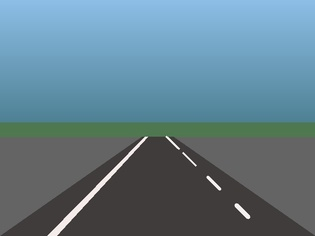
#> input picture lab6/assets/road.jpg, 315 x 236 px, shrunk from 640 x 480 before the run
$ python task6_lane_detection.py
#> lines starting #> are read from the running program, lines starting #| are printed output that depends on the picture; after the words box and inside, x2 and y2 are one past the last pixel; in counts of white or black regions, pixels touching at a corner belong together
"""
Task 6: Autonomous Vehicle Lane Detection Using Hough Line Transformation
========================================================================
Technique: Grayscale Conversion + Gaussian Blur + Canny Edge Detection +
           Trapezoidal Region-of-Interest (ROI) Mask + Probabilistic Hough Lines (HoughLinesP) +
           Slope Polarity Classification + Linear Regression Averaging & Extrapolation.

Problem Statement:
- Detect road lane markings (both continuous solid lines and intermittent dashed lines)
  from a vehicle's forward-facing dashboard camera.
- Accurately fit continuous lane boundaries to guide vehicle lateral control and lane-keeping assistance.

Parameters chosen and rationale:
- GaussianBlur(5, 5, sigma=0): Attenuates pavement grain and high-frequency asphalt noise.
- Canny(50, 150): Preserves high-contrast road-marking boundaries while suppressing subtle tarmac texture.
- Trapezoidal ROI Mask: Limits edge processing exclusively to the drivable surface in front of the vehicle,
  ignoring horizon, trees, clouds, oncoming traffic, and guardrails.
- HoughLinesP(threshold=25, minLineLength=25, maxLineGap=80):
  - threshold=25: Accumulator threshold to register collinear edge pixels.
  - minLineLength=25: Filters transient lane artifacts and small road debris.
  - maxLineGap=80: Bridges the physical gaps between dashed lane dashes into unified lane trajectories.
- Slope Polarity Classification (Left: m < 0, Right: m > 0):
  Due to the inverted y-axis convention (y increases downwards), the left lane heading towards
  the vanishing point has negative slope (dx > 0, dy < 0), while the right lane has positive slope.
"""

import cv2
import numpy as np
import matplotlib.pyplot as plt

def detect_lanes(img_path="assets/road.jpg",
                 output_path="task6_lane_output.png",
                 output_overlay_path="task6_lane_detected.png"):
#> called with img_path = 'assets/road.jpg', output_path = 'task6_lane_output.png', output_overlay_path = 'task6_lane_detected.png'
    img = cv2.imread(img_path)
#> img is the input picture: shape (236, 315, 3); mean B, G, R 137.4, 124.8, 97.3
    if img is None:
        raise FileNotFoundError(f"Cannot load image {img_path}")

    h, w = img.shape[:2]
#> h = 236; w = 315
    gray = cv2.cvtColor(img, cv2.COLOR_BGR2GRAY)
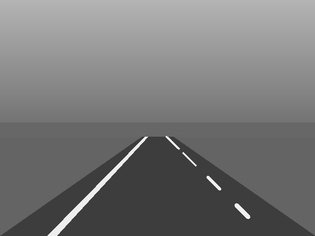
#> gray: shape (236, 315); min 41, max 255, mean 118

    # 1. Noise reduction & Canny edge detection
    blur = cv2.GaussianBlur(gray, (5, 5), 0)
    edges = cv2.Canny(blur, 50, 150)
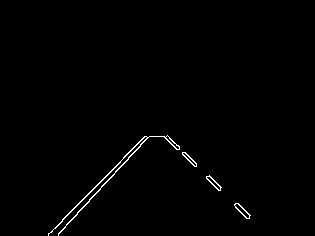
#> edges: shape (236, 315); 0.83% white in thin lines or dots, all inside (x1, y1, x2, y2) = (48, 135, 251, 236)

    # 2. Region of Interest (ROI) Mask (Trapezoid targeting ego-lane)
    roi_mask = np.zeros_like(edges)
    horizon_y = int(h * 0.58)
#> horizon_y = 136
    poly = np.array([
        [(int(w * 0.05), h),
         (int(w * 0.95), h),
         (int(w * 0.58), horizon_y),
         (int(w * 0.42), horizon_y)]
    ], np.int32)
    cv2.fillPoly(roi_mask, poly, 255)
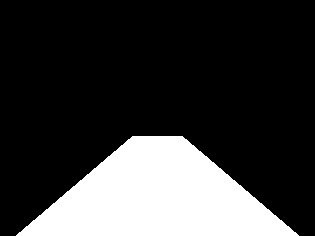
#> roi_mask: shape (236, 315); 22.5% white; 1 white region, box (x1, y1, x2, y2) and area: (16, 136, 299, 236) 16717
    masked_edges = cv2.bitwise_and(edges, roi_mask)
#> masked_edges: shape (236, 315); 0.83% white in thin lines or dots, all inside (x1, y1, x2, y2) = (48, 136, 251, 236)

    # 3. Probabilistic Hough Line Transform
    segs = cv2.HoughLinesP(masked_edges, 1, np.pi/180, threshold=25, minLineLength=25, maxLineGap=80)
#> segs = [[48, 234, 146, 136], [58, 233, 148, 137], [168, 136, 250, 215], [162, 136, 247, 218], [164, 136, 249, 218], [169, 138, 249, 215], [111, 170, 139, 142], [58, 234, 149, 136]]

    # Visualization of raw Hough segments
    hough_vis = cv2.cvtColor(masked_edges, cv2.COLOR_GRAY2BGR)
    left_lines = []
    right_lines = []

    if segs is not None:
        for x1, y1, x2, y2 in segs[:, 0]:
            cv2.line(hough_vis, (x1, y1), (x2, y2), (0, 255, 255), 2)
            if x1 == x2:
                continue
            slope = (y2 - y1) / float(x2 - x1)
            # Filter near-horizontal noise
            if abs(slope) < 0.35 or abs(slope) > 2.5:
                continue
            intercept = y1 - slope * x1
            if slope < 0:
                left_lines.append((slope, intercept))
            else:
                right_lines.append((slope, intercept))
#> this loop made 8 passes
#> (x1, y1, x2, y2, slope, intercept) on passes 1 to 8: (48, 234, 146, 136, -1, 282), (58, 233, 148, 137, -1.07, 294.9), (168, 136, 250, 215, 0.963, -25.85), (162, 136, 247, 218, 0.965, -20.28), (164, 136, 249, 218, 0.965, -22.21), (169, 138, 249, 215, 0.963, -24.66), (111, 170, 139, 142, -1, 281), (58, 234, 149, 136, -1.08, 296.5)
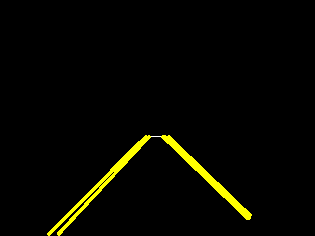
#> hough_vis: shape (236, 315, 3); mean B, G, R 0, 6.4, 6.4
#> after the loop, left_lines = [(-1, 282), (-1.07, 294.9), (-1, 281), (-1.08, 296.5)]; right_lines = [(0.963, -25.85), (0.965, -20.28), (0.965, -22.21), (0.963, -24.66)]

    # 4. Extrapolate lane boundaries from bottom of frame (y=h) to horizon (y=horizon_y)
    lane_overlay = np.zeros_like(img)
    final_annotated = img.copy()

    left_pts = None
    right_pts = None

    if left_lines:
        m_l, b_l = np.median(left_lines, axis=0)
#> m_l = -1.03; b_l = 288.4
        y1_l = h
#> y1_l = 236
        y2_l = int(horizon_y + 10)
#> y2_l = 146
        x1_l = int((y1_l - b_l) / m_l)
#> x1_l = 50
        x2_l = int((y2_l - b_l) / m_l)
#> x2_l = 137
        left_pts = ((x1_l, y1_l), (x2_l, y2_l))
#> left_pts = ((50, 236), (137, 146))
        cv2.line(lane_overlay, (x1_l, y1_l), (x2_l, y2_l), (0, 0, 255), 8)

    if right_lines:
        m_r, b_r = np.median(right_lines, axis=0)
#> m_r = 0.964; b_r = -23.44
        y1_r = h
#> y1_r = 236
        y2_r = int(horizon_y + 10)
#> y2_r = 146
        x1_r = int((y1_r - b_r) / m_r)
#> x1_r = 269
        x2_r = int((y2_r - b_r) / m_r)
#> x2_r = 175
        right_pts = ((x1_r, y1_r), (x2_r, y2_r))
#> right_pts = ((269, 236), (175, 146))
        cv2.line(lane_overlay, (x1_r, y1_r), (x2_r, y2_r), (0, 0, 255), 8)

    # 5. Fill green drivable corridor polygon between detected lanes
    if left_pts and right_pts:
        corridor = np.array([
            left_pts[0], left_pts[1], right_pts[1], right_pts[0]
        ], np.int32)
#> corridor = [[50, 236], [137, 146], [175, 146], [269, 236]]
        cv2.fillPoly(lane_overlay, [corridor], (0, 180, 0))

    # Alpha blend overlay onto original image
    final_annotated = cv2.addWeighted(final_annotated, 1.0, lane_overlay, 0.45, 0)
    # Re-draw crisp line boundaries
    if left_pts:
        cv2.line(final_annotated, left_pts[0], left_pts[1], (0, 0, 255), 5)
    if right_pts:
        cv2.line(final_annotated, right_pts[0], right_pts[1], (0, 0, 255), 5)

    cv2.putText(final_annotated, "LANE KEEPING ASSIST: ACTIVE", (25, 40),
                cv2.FONT_HERSHEY_SIMPLEX, 0.75, (0, 255, 0), 2)
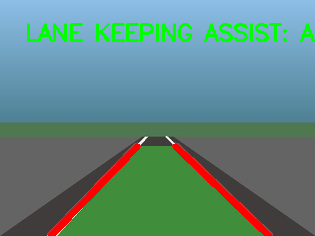
#> final_annotated: shape (236, 315, 3); mean B, G, R 128.3, 135.4, 96.8

    # Save visualization grid
    fig, axes = plt.subplots(2, 2, figsize=(14, 10))
    axes[0, 0].imshow(cv2.cvtColor(img, cv2.COLOR_BGR2RGB))
    axes[0, 0].set_title("1. Original Dashboard Camera Image", fontsize=11, fontweight="bold")
    axes[0, 0].axis("off")

    # Draw ROI outline on edges
    roi_edge_vis = cv2.cvtColor(edges, cv2.COLOR_GRAY2BGR)
    cv2.polylines(roi_edge_vis, [poly], True, (0, 255, 0), 2)
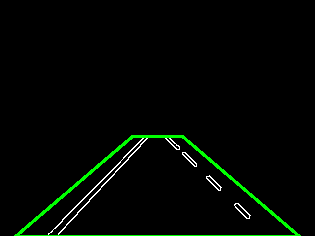
#> roi_edge_vis: shape (236, 315, 3); mean B, G, R 2, 6.9, 2
    axes[0, 1].imshow(cv2.cvtColor(roi_edge_vis, cv2.COLOR_BGR2RGB))
    axes[0, 1].set_title("2. Canny Edges + Trapezoidal ROI Mask", fontsize=11, fontweight="bold")
    axes[0, 1].axis("off")

    axes[1, 0].imshow(cv2.cvtColor(hough_vis, cv2.COLOR_BGR2RGB))
    axes[1, 0].set_title(f"3. HoughLinesP Segments ({len(segs)} lines)", fontsize=11, fontweight="bold")
    axes[1, 0].axis("off")

    axes[1, 1].imshow(cv2.cvtColor(final_annotated, cv2.COLOR_BGR2RGB))
    axes[1, 1].set_title("4. Fitted Lane Boundaries & Drivable Corridor", fontsize=11, fontweight="bold")
    axes[1, 1].axis("off")

    plt.tight_layout()
    plt.savefig(output_path, dpi=150, bbox_inches="tight")
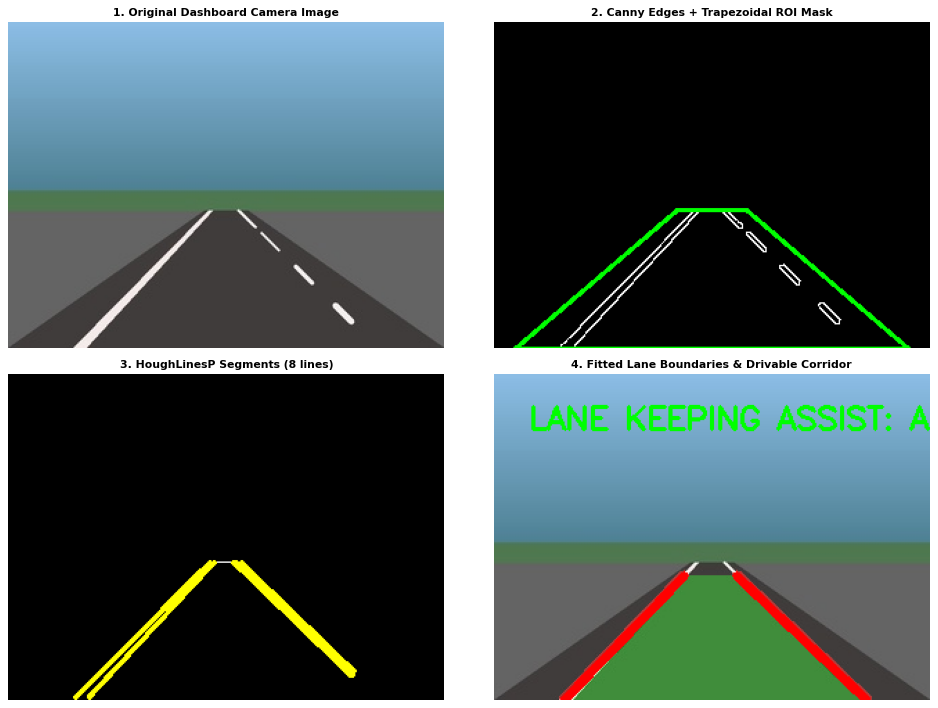
#> figure drawn by matplotlib, 4 panels
    plt.close()

    cv2.imwrite(output_overlay_path, final_annotated)

    print("Task 6 Complete:")
    print(f" - Hough segments detected: {len(segs) if segs is not None else 0}")
#|  - Hough segments detected: 8
    print(f" - Left lane segments: {len(left_lines)} | Right lane segments: {len(right_lines)}")
#|  - Left lane segments: 4 | Right lane segments: 4
    print(f" - Saved multi-panel visualization: {output_path}")
    print(f" - Saved annotated lane overlay: {output_overlay_path}")

    return {
        "segments": len(segs) if segs is not None else 0,
        "left_candidates": len(left_lines),
        "right_candidates": len(right_lines)
    }

if __name__ == "__main__":
    detect_lanes()

$ run again, with lab6/assets/panorama_test.png saved as lab6/assets/road.jpg
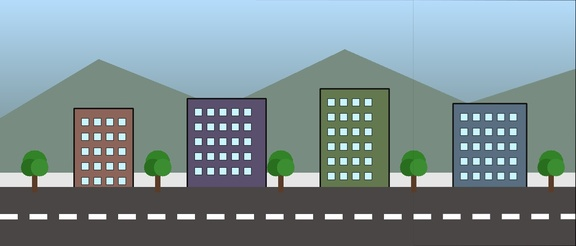
#> input picture lab6/assets/panorama_test.png, 576 x 246 px, shrunk from 1170 x 500 before the run
#> in detect_lanes, img is the input picture: shape (246, 576, 3); mean B, G, R 146.6, 143, 125.2
#> edges: shape (246, 576); 4.6% white in thin lines or dots, all inside (x1, y1, x2, y2) = (0, 0, 576, 220)
#> roi_mask: shape (246, 576); 22.5% white; 1 white region, box (x1, y1, x2, y2) and area: (30, 142, 546, 246) 31828
#> masked_edges: shape (246, 576); 1.1% white in thin lines or dots, all inside (x1, y1, x2, y2) = (88, 142, 490, 220)
#> segs = 23 rows, first 6: [89, 219, 488, 219], [93, 214, 474, 214], [150, 186, 185, 186], [308, 186, 416, 185], [186, 171, 390, 174], [179, 172, 411, 180]
#> the loop in detect_lanes, `for x1, y1, x2, y2 in segs[:, 0]:` made 23 passes
#> (x1, y1, x2, y2, slope) on passes 1 to 8: (89, 219, 488, 219, 0), (93, 214, 474, 214, 0), (150, 186, 185, 186, 0), (308, 186, 416, 185, -0.00926), (186, 171, 390, 174, 0.0147), (179, 172, 411, 180, 0.0345), (88, 218, 489, 218, 0), (186, 182, 425, 186, 0.0167)
#> after the loop in detect_lanes, `for x1, y1, x2, y2 in segs[:, 0]:`:
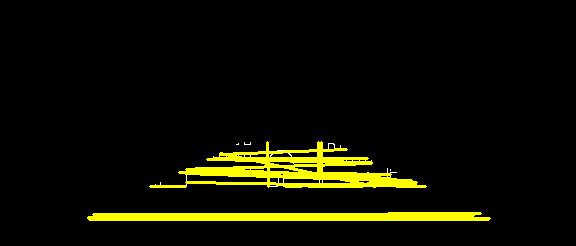
#> hough_vis: shape (246, 576, 3); mean B, G, R 0.2, 14.7, 14.7
#> after the loop in detect_lanes, `for x1, y1, x2, y2 in segs[:, 0]:`: left_lines = []
#> final_annotated: shape (246, 576, 3); 1.82% of pixels changed, all inside (x1, y1, x2, y2) = (27, 23, 376, 42)
#> in detect_lanes, `plt.savefig(output_path, dpi=150, bbox_inches="tight")`:
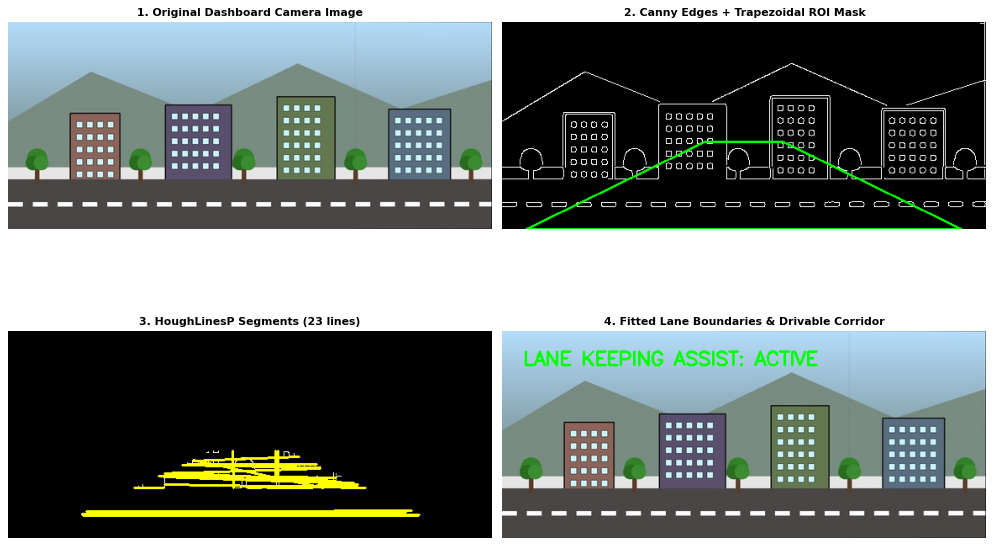
#> figure drawn by matplotlib, 4 panels
#|  - Hough segments detected: 23
#|  - Left lane segments: 0 | Right lane segments: 0
